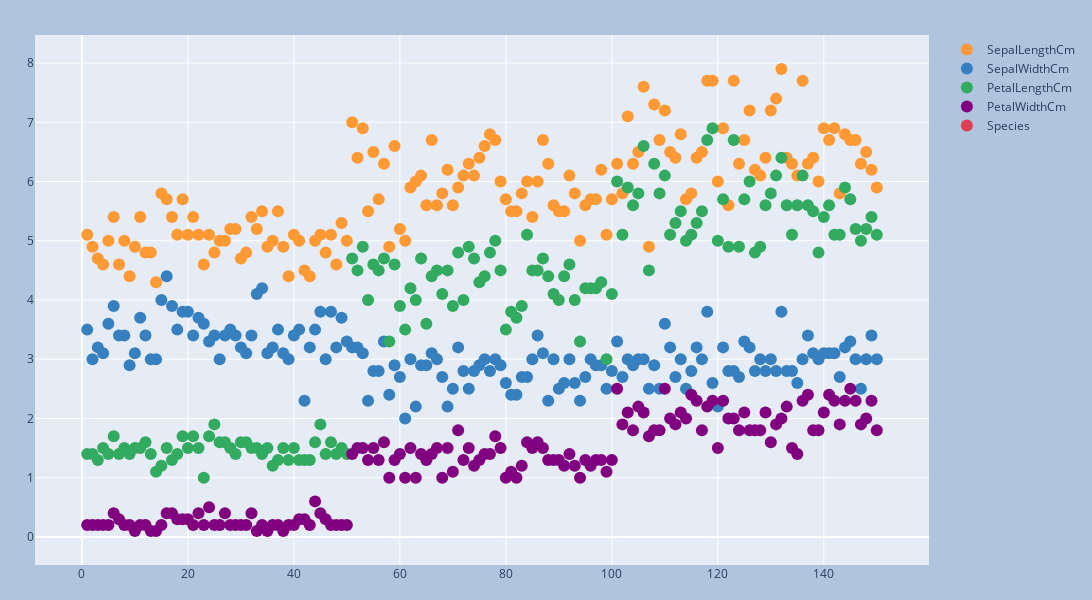

Notebook code cell kept with this figure:
### Code cell
fig = iris.iplot(mode = 'markers',
                kind = 'scatter',
                asFigure=True,
                layout=l6_15)
fig.show()
fig.write_html('0326 iplots/0326v - 42.html')
fig.write_image('0326 iplots/0326v - 42.png')

### Figure 1 — Plotly figure (JSON) as saved in the notebook; plotly's stock layout.template omitted (floating-point values rounded to 4 significant figures; data arrays with more than 128 entries replaced by an {"elided": "..."} marker saying what was removed)
{"data": [{"line": {"color": "rgba(255, 153, 51, 1.0)", "dash": "solid", "shape": "linear", "width": 1.3}, "marker": {"size": 12, "symbol": "circle"}, "mode": "markers", "name": "SepalLengthCm", "text": "", "type": "scatter", "x": {"elided": "150 int values"}, "y": {"elided": "150 float values"}}, {"line": {"color": "rgba(55, 128, 191, 1.0)", "dash": "solid", "shape": "linear", "width": 1.3}, "marker": {"size": 12, "symbol": "circle"}, "mode": "markers", "name": "SepalWidthCm", "text": "", "type": "scatter", "x": {"elided": "150 int values"}, "y": {"elided": "150 float values"}}, {"line": {"color": "rgba(50, 171, 96, 1.0)", "dash": "solid", "shape": "linear", "width": 1.3}, "marker": {"size": 12, "symbol": "circle"}, "mode": "markers", "name": "PetalLengthCm", "text": "", "type": "scatter", "x": {"elided": "150 int values"}, "y": {"elided": "150 float values"}}, {"line": {"color": "rgba(128, 0, 128, 1.0)", "dash": "solid", "shape": "linear", "width": 1.3}, "marker": {"size": 12, "symbol": "circle"}, "mode": "markers", "name": "PetalWidthCm", "text": "", "type": "scatter", "x": {"elided": "150 int values"}, "y": {"elided": "150 float values"}}, {"line": {"color": "rgba(219, 64, 82, 1.0)", "dash": "solid", "shape": "linear", "width": 1.3}, "marker": {"size": 12, "symbol": "circle"}, "mode": "markers", "name": "Species", "text": "", "type": "scatter", "x": {"elided": "150 int values"}, "y": {"elided": "150 str values"}}], "layout": {"height": 600, "margin": {"b": 35, "l": 35, "r": 35, "t": 35}, "paper_bgcolor": "LightSteelBlue", "width": 1500}}
